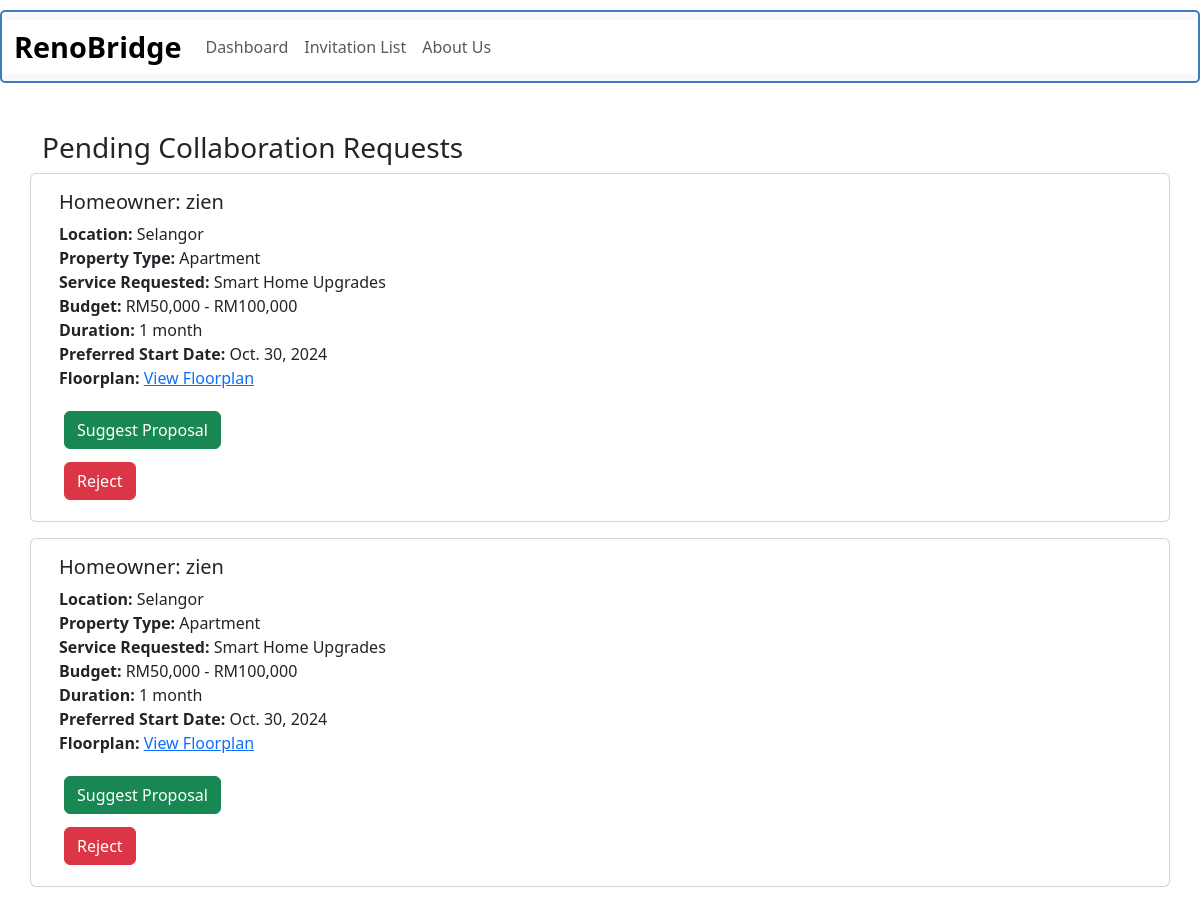
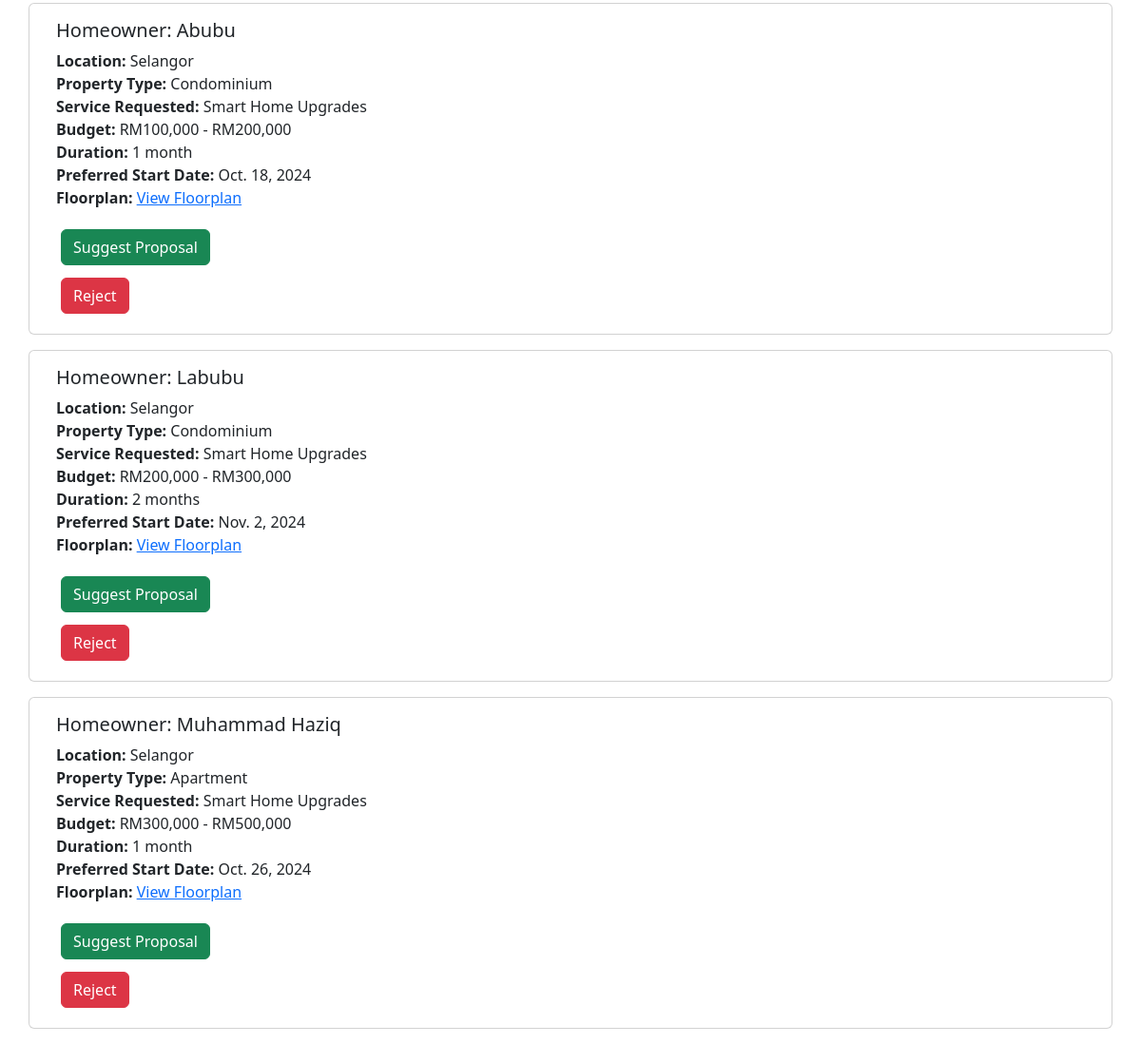
The app's page /expert_invitation_list/ (signed in) with its own data (2 pictures, top to bottom).
### renobridge/models.py (models this page shows, shortened)
class CollaborationRequest(models.Model):
    homeowner = models.ForeignKey(Homeowner, on_delete=models.CASCADE)
    contractor = models.ForeignKey(Contractor, on_delete=models.CASCADE)
    status = models.CharField(max_length=50, default="Pending")
    created_at = models.DateTimeField(auto_now_add=True)

class Homeowner(models.Model):
    user = models.OneToOneField(settings.AUTH_USER_MODEL, on_delete=models.CASCADE)
    full_name = models.CharField(max_length=200)
    location = models.CharField(max_length=100)
    property_type = models.CharField(max_length=100)
    property_size = models.CharField(max_length=100)
    preferred_style = models.CharField(max_length=100)
    services_required = models.TextField()  # Store services as comma-separated values
    budget = models.CharField(max_length=100)
    duration = models.CharField(max_length=100)
    start_date = models.DateField(null=True, blank=True)
    floorplan_img = models.ImageField(upload_to='floorplans/', blank=True, null=True)

### renobridge/views.py (the view)
# urls.py: path('expert_invitation_list/',views.expert_invitation_list, name='expert_invitation_list'),
def expert_invitation_list(request):
    contractor = request.user.contractor
    invitations = CollaborationRequest.objects.filter(contractor=contractor, status="Pending")
    return render(request, 'expert_invitation_list.html', {'invitations': invitations})

### renobridge/templates/expert_invitation_list.html (shortened to what this page needs)
{% load static %}
<!DOCTYPE html>
<html lang="en">
<head>
    <link rel="stylesheet" href="https://cdn.jsdelivr.net/npm/bootstrap@5.3.3/dist/css/bootstrap.min.css">
    <link rel="stylesheet" href="{% static 'style.css' %}">
</head>
<body>
    <nav class="navbar navbar-expand-lg bg-body-tertiary navbar-frame">
        <div class="container-fluid" style="background-color: white;">
          <a class="navbar-brand" href="{% url 'renobridge' %}">RenoBridge</a>
          <div class="collapse navbar-collapse" id="navbarSupportedContent">
            <ul class="navbar-nav me-auto mb-2 mb-lg-0">
              <li class="nav-item">
                <a class="nav-link" href="{% url 'expert_dashboard' %}">Dashboard</a>
              </li>
              <li class="nav-item">
                <a class="nav-link" href="#">Invitation List</a>
              </li>
              <li class="nav-item">
                <a class="nav-link" href="#">About Us</a>
              </li>
            </ul>
          </div>
        </div>
    </nav>
    <div class="container mt-5">
      <h3>Pending Collaboration Requests</h3>
      <div class="row">
          {% for invitation in invitations %}
          <div class="card mb-3">
              <div class="card-body">
                  <h5 class="card-title">Homeowner: {{ invitation.homeowner.full_name }}</h5>
                  <p class="card-text">
                      <strong>Location:</strong> {{ invitation.homeowner.location }}<br>
                      <strong>Property Type:</strong> {{ invitation.homeowner.property_type }}<br>
                      <strong>Service Requested:</strong> {{ invitation.homeowner.services_required }}<br>
                      <strong>Budget:</strong> {{ invitation.homeowner.budget }}<br>
                      <strong>Duration:</strong> {{ invitation.homeowner.duration }}<br>
                      <strong>Preferred Start Date:</strong> {{ invitation.homeowner.start_date }}<br>
                      {% if invitation.homeowner.floorplan_img %}
                      <strong>Floorplan:</strong>
                      <a href="{{ invitation.homeowner.floorplan_img.url }}" target="_blank">View Floorplan</a><br>
                      {% endif %}
                  </p>
                  <form method="POST" action="{% url 'suggest_proposal' invitation.id %}">
                      <button type="submit" class="btn btn-success">Suggest Proposal</button>
                  </form>
                  <form method="POST" action="{% url 'reject_proposal' invitation.id %}">
                      <button type="submit" class="btn btn-danger mt-2">Reject</button>
                  </form>
              </div>
          </div>
          {% endfor %}
      </div>
  </div>
</body>
</html>

### renobridge/static/style.css (style rules this page uses)
.navbar-frame { margin-top: 10px; border: 2px solid #417BBF; border-radius: 5px; }
.navbar-brand { font-size: 1.8rem; font-weight: bold; }

### renobridge/templates/expert_invitation_list.html (style rules this page uses)
button { margin: 5px; }

### records on screen
CollaborationRequest: homeowner.full_name "zien", homeowner.location "Selangor", homeowner.property_type "Apartment", homeowner.services_required "Smart Home Upgrades", homeowner.budget "RM50,000 - RM100,000", homeowner.duration "1 month", homeowner.start_date "Oct. 30, 2024"
CollaborationRequest: homeowner.full_name "zien", homeowner.location "Selangor", homeowner.property_type "Apartment", homeowner.services_required "Smart Home Upgrades", homeowner.budget "RM50,000 - RM100,000", homeowner.duration "1 month", homeowner.start_date "Oct. 30, 2024"
CollaborationRequest: homeowner.full_name "Abubu", homeowner.location "Selangor", homeowner.property_type "Condominium", homeowner.services_required "Smart Home Upgrades", homeowner.budget "RM100,000 - RM200,000", homeowner.duration "1 month", homeowner.start_date "Oct. 18, 2024"
CollaborationRequest: homeowner.full_name "Labubu", homeowner.location "Selangor", homeowner.property_type "Condominium", homeowner.services_required "Smart Home Upgrades", homeowner.budget "RM200,000 - RM300,000", homeowner.duration "2 months", homeowner.start_date "Nov. 2, 2024"
CollaborationRequest: homeowner.full_name "Muhammad Haziq", homeowner.location "Selangor", homeowner.property_type "Apartment", homeowner.services_required "Smart Home Upgrades", homeowner.budget "RM300,000 - RM500,000", homeowner.duration "1 month", homeowner.start_date "Oct. 26, 2024"
